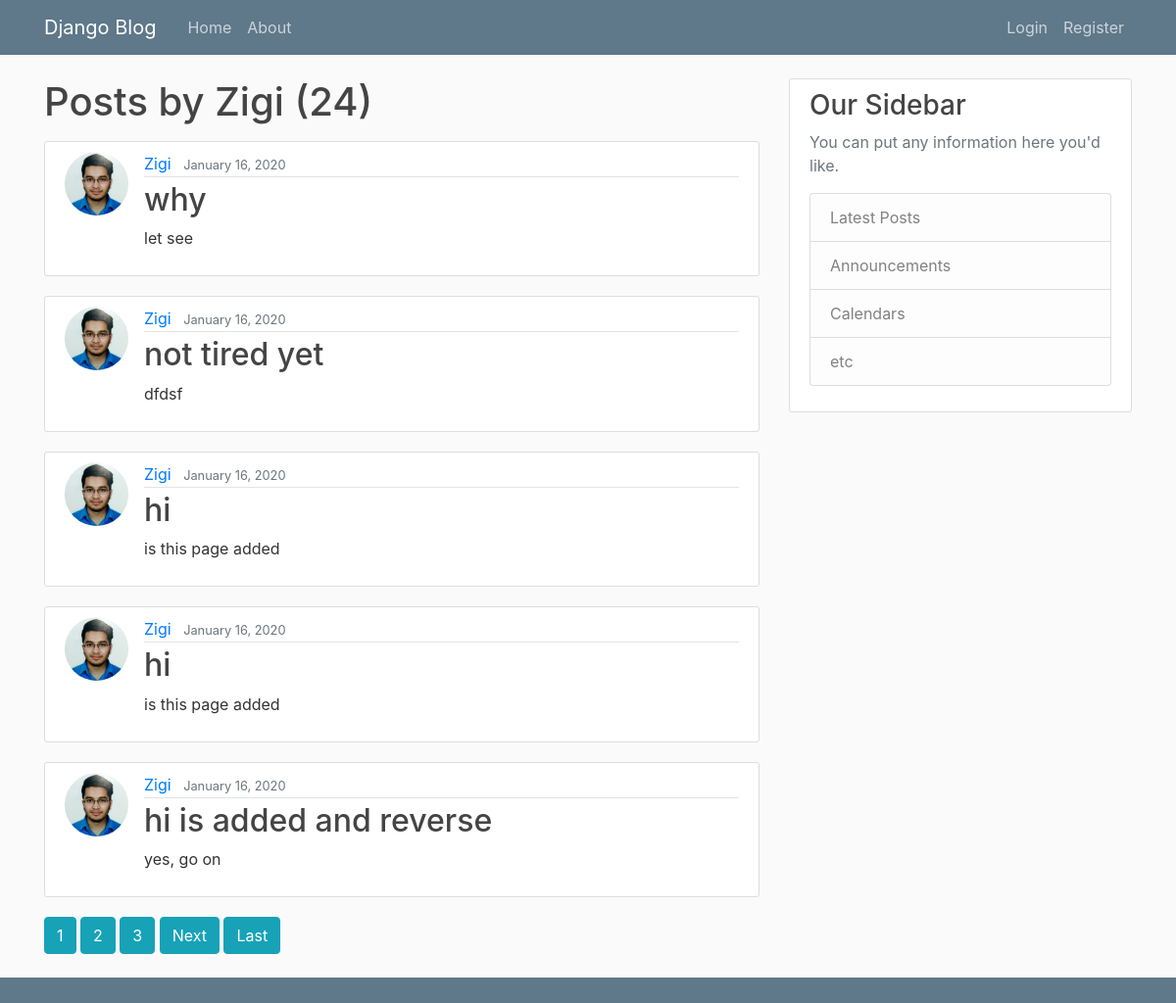
The app's page /user/Zigi, older data.
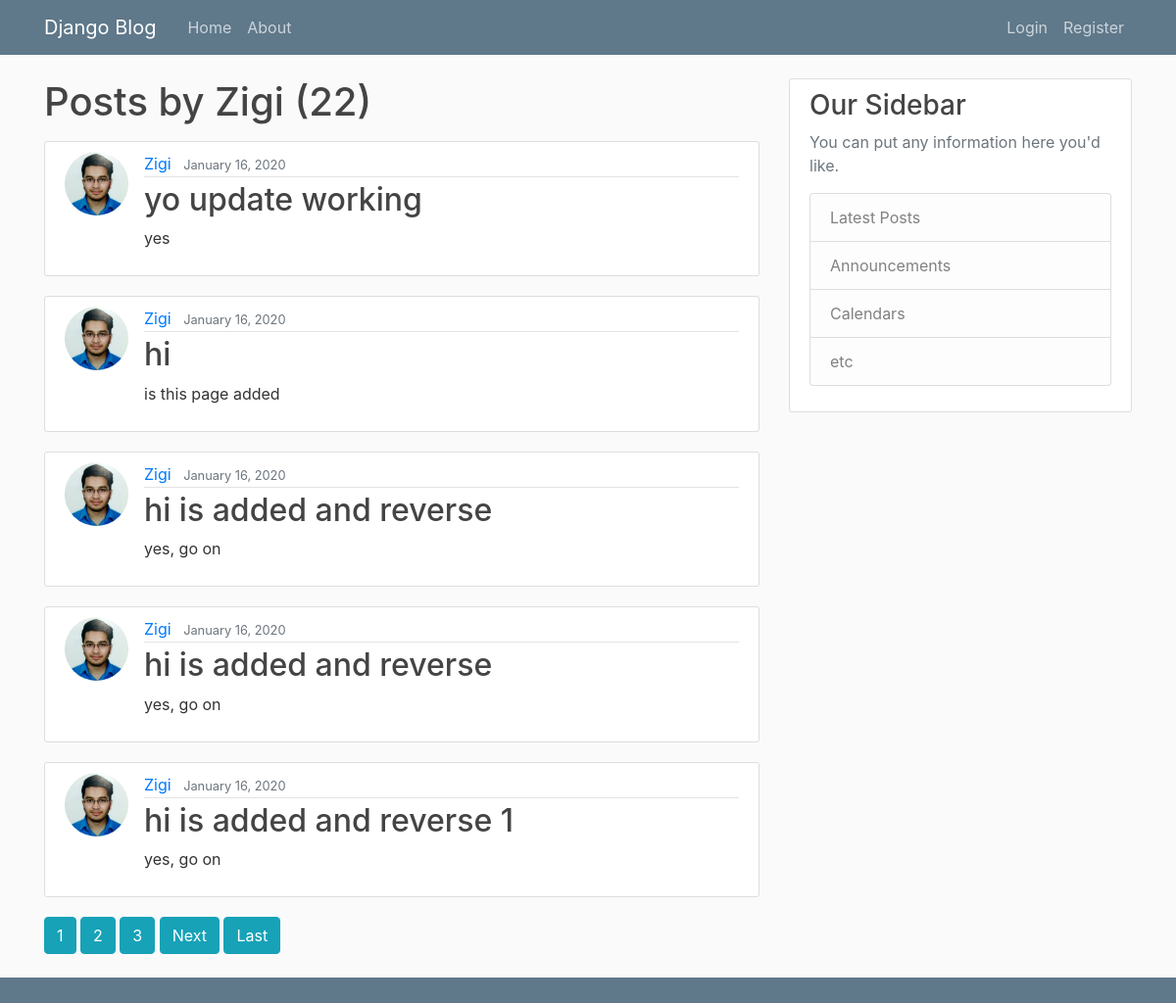
The same page, newer data.
### blog/models.py (models this page shows, shortened)
class Post(models.Model):
    title = models.CharField(max_length=100)
    content = models.TextField()
    date_posted = models.DateTimeField(default=timezone.now)
    author = models.ForeignKey(User,on_delete=models.CASCADE)

### users/models.py (models this page shows, shortened)
class Profile(models.Model):
    user = models.OneToOneField(User, on_delete=models.CASCADE)
    image= models.ImageField(default='default.jpg', upload_to='profile_pics')

### blog/views.py (the view)
# urls.py: path('user/<str:username>', UserPostListView.as_view(), name='user-posts'),
class UserPostListView(ListView):
    model = Post
    template_name = 'blog/user_post.html'
    context_object_name ='posts'
    paginate_by = 5
    def get_queryset(self):
        user = get_object_or_404(User, username=self.kwargs.get('username'))
        return Post.objects.filter(author=user).order_by('-date_posted')

### blog/templates/blog/user_post.html (shortened to what this page needs)
{% extends "blog/layout.html" %}
{% block content %}
    <h1 class="mb-3">Posts by {{ view.kwargs.username }} ({{ page_obj.paginator.count }})</h1>
    {% for post in posts %}
        <article class="media content-section">
          <img class="rounded-circle article-img" src="{{ post.author.profile.image.url }}">
          <div class="media-body">
            <div class="article-metadata">
              <a class="mr-2" href="{% url 'user-posts' post.author.username %}">{{ post.author }}</a>
              <small class="text-muted">{{ post.date_posted|date:"F d, Y" }}</small>
            </div>
            <h2><a class="article-title" href="{% url 'post-detail' post.id %}">{{ post.title }}</a></h2>
            <p class="article-content">{{ post.content }}</p>
          </div>
        </article>
    {% endfor %}
    {% if is_paginated %}
      {% for num in page_obj.paginator.page_range  %}
        {% if page_obj.number == num %}
            <a class = "btn btn-info mb-4" href = "?page={{ num }}">{{ num }}</a>
        {% elif num > page_obj.number|add:'-3' and num  < page_obj.number|add:'3'%}
          <a class = "btn btn-info mb-4" href = "?page={{ num }}">{{ num }}</a>
        {% endif %}
      {% endfor %}
        {% if page_obj.has_next %}
          <a class = "btn btn-info mb-4" href="?page={{ page_obj.next.num_page_number }}">Next</a>
          <a class = "btn btn-info mb-4" href="?page={{ page_obj.paginator.numm_pages }}">Last</a>
        {% endif %}
    {% endif %}
{% endblock content %}

Row changes from the older to the newer data that the page shows:
removed Post: author.profile.image (picture), author "Zigi", date_posted "January 16, 2020", title "not tired yet", content "dfdsf"
removed Post: author.profile.image (picture), author "Zigi", date_posted "January 16, 2020", title "hi", content "is this page added"
changed Post: title "why" → "yo update working"; content "let see" → "yes"
now on this page (row unchanged): Post: author.profile.image (picture), author "Zigi", date_posted "January 16, 2020", title "hi is added and reverse", content "yes, go on"
now on this page (row unchanged): Post: author.profile.image (picture), author "Zigi", date_posted "January 16, 2020", title "hi is added and reverse 1", content "yes, go on"
Text that changed along with them:
{{ page_obj.paginator.count }}: "24" → "22"
